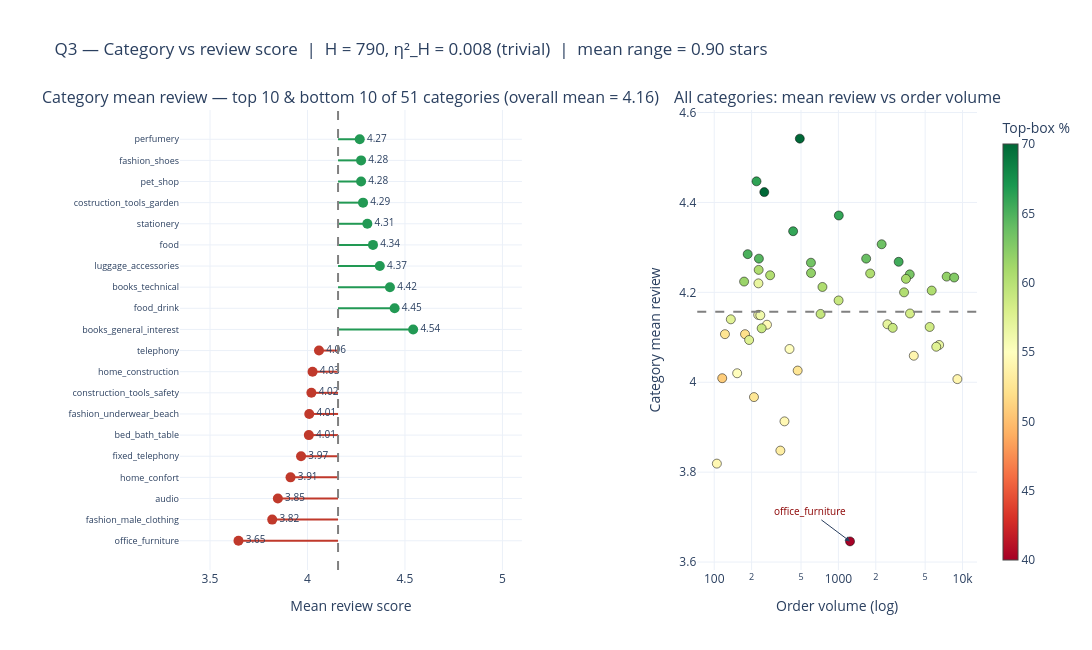

The cell this chart's notebook holds for it:
### Code cell
# =========================================================
# Q3 visualization: category ranking + spread
# Left: horizontal lollipop of top 10 + bottom 10 category means
# Right: scatter of category mean vs n, colored by top-box
# =========================================================
fig = make_subplots(
    rows=1, cols=2,
    subplot_titles=(
        f"Category mean review — top 10 & bottom 10 of {k} categories (overall mean = {overall_mean:.2f})",
        "All categories: mean review vs order volume",
    ),
    horizontal_spacing=0.22,
    column_widths=[0.55, 0.45],
)

# Left: horizontal lollipop
for _, row in lollipop.iterrows():
    color = "#229954" if row["rank_label"] == "Top 10" else "#C0392B"
    fig.add_trace(
        go.Scatter(
            x=[overall_mean, row["mean"]],
            y=[row["category"], row["category"]],
            mode="lines",
            line=dict(color=color, width=2),
            showlegend=False,
        ),
        row=1, col=1,
    )
    fig.add_trace(
        go.Scatter(
            x=[row["mean"]],
            y=[row["category"]],
            mode="markers+text",
            marker=dict(size=10, color=color),
            text=[f"{row['mean']:.2f}"],
            textposition="middle right",
            textfont=dict(size=10),
            showlegend=False,
        ),
        row=1, col=1,
    )

# Overall mean reference WITHOUT annotation (info moved into subtitle)
fig.add_vline(
    x=overall_mean, line_dash="dash", line_color="gray",
    row=1, col=1,
)

# Right: scatter of category mean vs n
cat_plot = cat_summary.reset_index()
fig.add_trace(
    go.Scatter(
        x=cat_plot["n"], y=cat_plot["mean"],
        mode="markers",
        marker=dict(
            size=9,
            color=cat_plot["top_box"],
            colorscale="RdYlGn",
            cmin=40, cmax=70,
            colorbar=dict(title="Top-box %", x=1.02, thickness=15),
            line=dict(width=0.5, color="black"),
        ),
        text=cat_plot["category"],
        hovertemplate="<b>%{text}</b><br>n=%{x:,}<br>mean=%{y:.2f}<extra></extra>",
        showlegend=False,
    ),
    row=1, col=2,
)
fig.add_hline(y=overall_mean, line_dash="dash", line_color="gray", row=1, col=2)

# Label office_furniture outlier explicitly on the scatter
of_row = cat_plot[cat_plot["category"] == "office_furniture"].iloc[0]
fig.add_annotation(
    x=np.log10(of_row["n"]), y=of_row["mean"],
    xref="x2", yref="y2",
    text="office_furniture",
    showarrow=True, arrowhead=2, ax=-40, ay=-30,
    font=dict(size=10, color="#8B0000"),
)

fig.update_xaxes(title_text="Mean review score", row=1, col=1,
                 range=[max(1, lollipop["mean"].min() - 0.3), 5.1])
fig.update_yaxes(title_text="", row=1, col=1, tickfont=dict(size=9))
fig.update_xaxes(type="log", title_text="Order volume (log)", row=1, col=2)
fig.update_yaxes(title_text="Category mean review", row=1, col=2)

fig.update_layout(
    title_text=(
        f"Q3 — Category vs review score  |  "
        f"H = {h_stat:.0f}, η²_H = {eta_sq_h:.3f} ({eta_label})  |  "
        f"mean range = {cat_summary['mean'].max() - cat_summary['mean'].min():.2f} stars"
    ),
    height=650, width=1250, template="plotly_white",
    margin=dict(l=180, t=110),
)

fig.show()
fig.write_image(PROJECT_ROOT / "reports" / "figures" / "11_q3_category_vs_review.png", scale=2)

### Figure 1 — Plotly figure (JSON) as saved in the notebook; plotly's stock layout.template omitted (floating-point values rounded to 4 significant figures)
{"data": [{"line": {"color": "#C0392B", "width": 2}, "mode": "lines", "showlegend": false, "type": "scatter", "x": [4.157, 3.646], "xaxis": "x", "y": ["office_furniture", "office_furniture"], "yaxis": "y"}, {"marker": {"color": "#C0392B", "size": 10}, "mode": "markers+text", "showlegend": false, "text": ["3.65"], "textfont": {"size": 10}, "textposition": "middle right", "type": "scatter", "x": [3.646], "xaxis": "x", "y": ["office_furniture"], "yaxis": "y"}, {"line": {"color": "#C0392B", "width": 2}, "mode": "lines", "showlegend": false, "type": "scatter", "x": [4.157, 3.819], "xaxis": "x", "y": ["fashion_male_clothing", "fashion_male_clothing"], "yaxis": "y"}, {"marker": {"color": "#C0392B", "size": 10}, "mode": "markers+text", "showlegend": false, "text": ["3.82"], "textfont": {"size": 10}, "textposition": "middle right", "type": "scatter", "x": [3.819], "xaxis": "x", "y": ["fashion_male_clothing"], "yaxis": "y"}, {"line": {"color": "#C0392B", "width": 2}, "mode": "lines", "showlegend": false, "type": "scatter", "x": [4.157, 3.848], "xaxis": "x", "y": ["audio", "audio"], "yaxis": "y"}, {"marker": {"color": "#C0392B", "size": 10}, "mode": "markers+text", "showlegend": false, "text": ["3.85"], "textfont": {"size": 10}, "textposition": "middle right", "type": "scatter", "x": [3.848], "xaxis": "x", "y": ["audio"], "yaxis": "y"}, {"line": {"color": "#C0392B", "width": 2}, "mode": "lines", "showlegend": false, "type": "scatter", "x": [4.157, 3.913], "xaxis": "x", "y": ["home_confort", "home_confort"], "yaxis": "y"}, {"marker": {"color": "#C0392B", "size": 10}, "mode": "markers+text", "showlegend": false, "text": ["3.91"], "textfont": {"size": 10}, "textposition": "middle right", "type": "scatter", "x": [3.913], "xaxis": "x", "y": ["home_confort"], "yaxis": "y"}, {"line": {"color": "#C0392B", "width": 2}, "mode": "lines", "showlegend": false, "type": "scatter", "x": [4.157, 3.967], "xaxis": "x", "y": ["fixed_telephony", "fixed_telephony"], "yaxis": "y"}, {"marker": {"color": "#C0392B", "size": 10}, "mode": "markers+text", "showlegend": false, "text": ["3.97"], "textfont": {"size": 10}, "textposition": "middle right", "type": "scatter", "x": [3.967], "xaxis": "x", "y": ["fixed_telephony"], "yaxis": "y"}, {"line": {"color": "#C0392B", "width": 2}, "mode": "lines", "showlegend": false, "type": "scatter", "x": [4.157, 4.007], "xaxis": "x", "y": ["bed_bath_table", "bed_bath_table"], "yaxis": "y"}, {"marker": {"color": "#C0392B", "size": 10}, "mode": "markers+text", "showlegend": false, "text": ["4.01"], "textfont": {"size": 10}, "textposition": "middle right", "type": "scatter", "x": [4.007], "xaxis": "x", "y": ["bed_bath_table"], "yaxis": "y"}, {"line": {"color": "#C0392B", "width": 2}, "mode": "lines", "showlegend": false, "type": "scatter", "x": [4.157, 4.009], "xaxis": "x", "y": ["fashion_underwear_beach", "fashion_underwear_beach"], "yaxis": "y"}, {"marker": {"color": "#C0392B", "size": 10}, "mode": "markers+text", "showlegend": false, "text": ["4.01"], "textfont": {"size": 10}, "textposition": "middle right", "type": "scatter", "x": [4.009], "xaxis": "x", "y": ["fashion_underwear_beach"], "yaxis": "y"}, {"line": {"color": "#C0392B", "width": 2}, "mode": "lines", "showlegend": false, "type": "scatter", "x": [4.157, 4.02], "xaxis": "x", "y": ["construction_tools_safety", "construction_tools_safety"], "yaxis": "y"}, {"marker": {"color": "#C0392B", "size": 10}, "mode": "markers+text", "showlegend": false, "text": ["4.02"], "textfont": {"size": 10}, "textposition": "middle right", "type": "scatter", "x": [4.02], "xaxis": "x", "y": ["construction_tools_safety"], "yaxis": "y"}, {"line": {"color": "#C0392B", "width": 2}, "mode": "lines", "showlegend": false, "type": "scatter", "x": [4.157, 4.026], "xaxis": "x", "y": ["home_construction", "home_construction"], "yaxis": "y"}, {"marker": {"color": "#C0392B", "size": 10}, "mode": "markers+text", "showlegend": false, "text": ["4.03"], "textfont": {"size": 10}, "textposition": "middle right", "type": "scatter", "x": [4.026], "xaxis": "x", "y": ["home_construction"], "yaxis": "y"}, {"line": {"color": "#C0392B", "width": 2}, "mode": "lines", "showlegend": false, "type": "scatter", "x": [4.157, 4.059], "xaxis": "x", "y": ["telephony", "telephony"], "yaxis": "y"}, {"marker": {"color": "#C0392B", "size": 10}, "mode": "markers+text", "showlegend": false, "text": ["4.06"], "textfont": {"size": 10}, "textposition": "middle right", "type": "scatter", "x": [4.059], "xaxis": "x", "y": ["telephony"], "yaxis": "y"}, {"line": {"color": "#229954", "width": 2}, "mode": "lines", "showlegend": false, "type": "scatter", "x": [4.157, 4.542], "xaxis": "x", "y": ["books_general_interest", "books_general_interest"], "yaxis": "y"}, {"marker": {"color": "#229954", "size": 10}, "mode": "markers+text", "showlegend": false, "text": ["4.54"], "textfont": {"size": 10}, "textposition": "middle right", "type": "scatter", "x": [4.542], "xaxis": "x", "y": ["books_general_interest"], "yaxis": "y"}, {"line": {"color": "#229954", "width": 2}, "mode": "lines", "showlegend": false, "type": "scatter", "x": [4.157, 4.447], "xaxis": "x", "y": ["food_drink", "food_drink"], "yaxis": "y"}, {"marker": {"color": "#229954", "size": 10}, "mode": "markers+text", "showlegend": false, "text": ["4.45"], "textfont": {"size": 10}, "textposition": "middle right", "type": "scatter", "x": [4.447], "xaxis": "x", "y": ["food_drink"], "yaxis": "y"}, {"line": {"color": "#229954", "width": 2}, "mode": "lines", "showlegend": false, "type": "scatter", "x": [4.157, 4.423], "xaxis": "x", "y": ["books_technical", "books_technical"], "yaxis": "y"}, {"marker": {"color": "#229954", "size": 10}, "mode": "markers+text", "showlegend": false, "text": ["4.42"], "textfont": {"size": 10}, "textposition": "middle right", "type": "scatter", "x": [4.423], "xaxis": "x", "y": ["books_technical"], "yaxis": "y"}, {"line": {"color": "#229954", "width": 2}, "mode": "lines", "showlegend": false, "type": "scatter", "x": [4.157, 4.371], "xaxis": "x", "y": ["luggage_accessories", "luggage_accessories"], "yaxis": "y"}, {"marker": {"color": "#229954", "size": 10}, "mode": "markers+text", "showlegend": false, "text": ["4.37"], "textfont": {"size": 10}, "textposition": "middle right", "type": "scatter", "x": [4.371], "xaxis": "x", "y": ["luggage_accessories"], "yaxis": "y"}, {"line": {"color": "#229954", "width": 2}, "mode": "lines", "showlegend": false, "type": "scatter", "x": [4.157, 4.336], "xaxis": "x", "y": ["food", "food"], "yaxis": "y"}, {"marker": {"color": "#229954", "size": 10}, "mode": "markers+text", "showlegend": false, "text": ["4.34"], "textfont": {"size": 10}, "textposition": "middle right", "type": "scatter", "x": [4.336], "xaxis": "x", "y": ["food"], "yaxis": "y"}, {"line": {"color": "#229954", "width": 2}, "mode": "lines", "showlegend": false, "type": "scatter", "x": [4.157, 4.307], "xaxis": "x", "y": ["stationery", "stationery"], "yaxis": "y"}, {"marker": {"color": "#229954", "size": 10}, "mode": "markers+text", "showlegend": false, "text": ["4.31"], "textfont": {"size": 10}, "textposition": "middle right", "type": "scatter", "x": [4.307], "xaxis": "x", "y": ["stationery"], "yaxis": "y"}, {"line": {"color": "#229954", "width": 2}, "mode": "lines", "showlegend": false, "type": "scatter", "x": [4.157, 4.285], "xaxis": "x", "y": ["costruction_tools_garden", "costruction_tools_garden"], "yaxis": "y"}, {"marker": {"color": "#229954", "size": 10}, "mode": "markers+text", "showlegend": false, "text": ["4.29"], "textfont": {"size": 10}, "textposition": "middle right", "type": "scatter", "x": [4.285], "xaxis": "x", "y": ["costruction_tools_garden"], "yaxis": "y"}, {"line": {"color": "#229954", "width": 2}, "mode": "lines", "showlegend": false, "type": "scatter", "x": [4.157, 4.275], "xaxis": "x", "y": ["pet_shop", "pet_shop"], "yaxis": "y"}, {"marker": {"color": "#229954", "size": 10}, "mode": "markers+text", "showlegend": false, "text": ["4.28"], "textfont": {"size": 10}, "textposition": "middle right", "type": "scatter", "x": [4.275], "xaxis": "x", "y": ["pet_shop"], "yaxis": "y"}, {"line": {"color": "#229954", "width": 2}, "mode": "lines", "showlegend": false, "type": "scatter", "x": [4.157, 4.275], "xaxis": "x", "y": ["fashion_shoes", "fashion_shoes"], "yaxis": "y"}, {"marker": {"color": "#229954", "size": 10}, "mode": "markers+text", "showlegend": false, "text": ["4.28"], "textfont": {"size": 10}, "textposition": "middle right", "type": "scatter", "x": [4.275], "xaxis": "x", "y": ["fashion_shoes"], "yaxis": "y"}, {"line": {"color": "#229954", "width": 2}, "mode": "lines", "showlegend": false, "type": "scatter", "x": [4.157, 4.268], "xaxis": "x", "y": ["perfumery", "perfumery"], "yaxis": "y"}, {"marker": {"color": "#229954", "size": 10}, "mode": "markers+text", "showlegend": false, "text": ["4.27"], "textfont": {"size": 10}, "textposition": "middle right", "type": "scatter", "x": [4.268], "xaxis": "x", "y": ["perfumery"], "yaxis": "y"}, {"hovertemplate": "<b>%{text}</b><br>n=%{x:,}<br>mean=%{y:.2f}<extra></extra>", "marker": {"cmax": 70, "cmin": 40, "color": [75.05, 66.21, 71.54, 65.97, 65.97, 63.6, 65.05, 63.86, 64.63, 65.45, 63.39, 60.53, 61.96, 60.45, 63.12, 60.28, 61.9, 62.64, 60.82, 61.49, 56.83, 60.48, 60.45, 60.31, 59.06, 58.28, 59.25, 55.75, 56.17, 57.35, 56.91, 54.51, 58.55, 58.93, 58.92, 51.98, 52.46, 57.59, 56.75, 57.46, 54.95, 54.09, 52.55, 54.9, 50.86, 54.15, 52.63, 54.35, 53.37, 54.29, 40.13], "colorbar": {"thickness": 15, "title": {"text": "Top-box %"}, "x": 1.02}, "colorscale": [[0, "rgb(165,0,38)"], [0.1, "rgb(215,48,39)"], [0.2, "rgb(244,109,67)"], [0.3, "rgb(253,174,97)"], [0.4, "rgb(254,224,139)"], [0.5, "rgb(255,255,191)"], [0.6, "rgb(217,239,139)"], [0.7, "rgb(166,217,106)"], [0.8, "rgb(102,189,99)"], [0.9, "rgb(26,152,80)"], [1, "rgb(0,104,55)"]], "line": {"color": "black", "width": 0.5}, "size": 9}, "mode": "markers", "showlegend": false, "text": ["books_general_interest", "food_drink", "books_technical", "luggage_accessories", "food", "stationery", "costruction_tools_garden", "pet_shop", "fashion_shoes", "perfumery", "small_appliances", "industry_commerce_and_business", "musical_instruments", "fashion_bags_accessories", "toys", "drinks", "sports_leisure", "health_beauty", "cool_stuff", "computers", "construction_tools_lights", "home_appliances", "housewares", "garden_tools", "consoles_games", "auto", "construction_tools_construction", "home_appliances_2", "kitchen_dining_laundry_garden_furniture", "signaling_and_security", "electronics", "market_place", "watches_gifts", "baby", "air_conditioning", "agro_industry_and_commerce", "christmas_supplies", "art", "computers_accessories", "furniture_decor", "furniture_living_room", "telephony", "home_construction", "construction_tools_safety", "fashion_underwear_beach", "bed_bath_table", "fixed_telephony", "home_confort", "audio", "fashion_male_clothing", "office_furniture"], "type": "scatter", "x": [489, 219, 253, 1008, 432, 2231, 186, 1674, 229, 3059, 601, 228, 602, 1803, 3758, 282, 7449, 8567, 3502, 174, 227, 744, 5646, 3381, 1004, 3775, 719, 226, 235, 136, 2483, 266, 5438, 2739, 241, 177, 122, 191, 6481, 6142, 404, 4049, 470, 153, 116, 9090, 209, 368, 341, 105, 1241], "xaxis": "x2", "y": [4.542, 4.447, 4.423, 4.371, 4.336, 4.307, 4.285, 4.275, 4.275, 4.268, 4.266, 4.25, 4.243, 4.242, 4.24, 4.238, 4.235, 4.233, 4.23, 4.224, 4.22, 4.212, 4.204, 4.2, 4.182, 4.153, 4.152, 4.15, 4.149, 4.14, 4.129, 4.128, 4.123, 4.121, 4.12, 4.107, 4.107, 4.094, 4.083, 4.079, 4.074, 4.059, 4.026, 4.02, 4.009, 4.007, 3.967, 3.913, 3.848, 3.819, 3.646], "yaxis": "y2"}], "layout": {"annotations": [{"font": {"size": 16}, "showarrow": false, "text": "Category mean review — top 10 & bottom 10 of 51 categories (overall mean = 4.16)", "x": 0.2145, "xanchor": "center", "xref": "paper", "y": 1, "yanchor": "bottom", "yref": "paper"}, {"font": {"size": 16}, "showarrow": false, "text": "All categories: mean review vs order volume", "x": 0.8245, "xanchor": "center", "xref": "paper", "y": 1, "yanchor": "bottom", "yref": "paper"}, {"arrowhead": 2, "ax": -40, "ay": -30, "font": {"color": "#8B0000", "size": 10}, "showarrow": true, "text": "office_furniture", "x": 3.094, "xref": "x2", "y": 3.646, "yref": "y2"}], "height": 650, "margin": {"l": 180, "t": 110}, "shapes": [{"line": {"color": "gray", "dash": "dash"}, "type": "line", "x0": 4.157, "x1": 4.157, "xref": "x", "y0": 0, "y1": 1, "yref": "y domain"}, {"line": {"color": "gray", "dash": "dash"}, "type": "line", "x0": 0, "x1": 1, "xref": "x2 domain", "y0": 4.157, "y1": 4.157, "yref": "y2"}], "title": {"text": "Q3 — Category vs review score  |  H = 790, η²_H = 0.008 (trivial)  |  mean range = 0.90 stars"}, "width": 1250, "xaxis": {"anchor": "y", "domain": [0, 0.429], "range": [3.346, 5.1], "title": {"text": "Mean review score"}}, "xaxis2": {"anchor": "y2", "domain": [0.649, 1], "title": {"text": "Order volume (log)"}, "type": "log"}, "yaxis": {"anchor": "x", "domain": [0, 1], "tickfont": {"size": 9}, "title": {"text": ""}}, "yaxis2": {"anchor": "x2", "domain": [0, 1], "title": {"text": "Category mean review"}}}}
